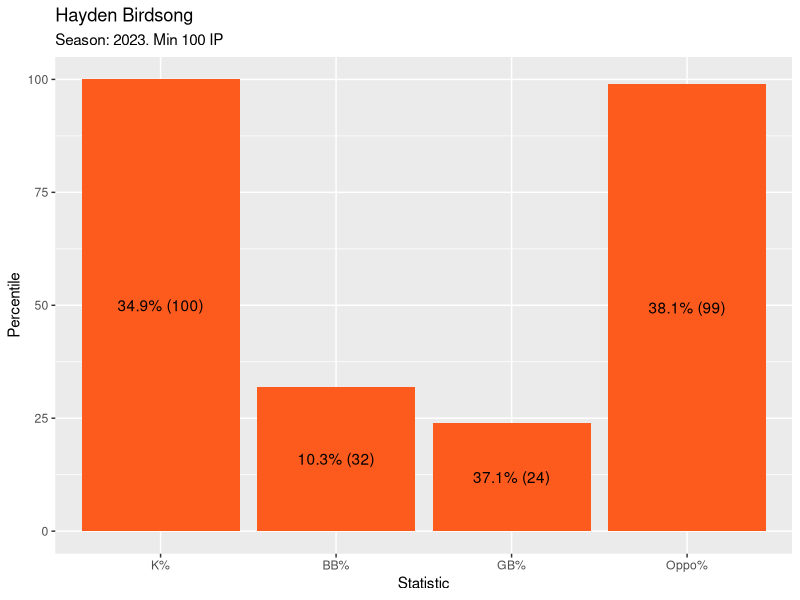
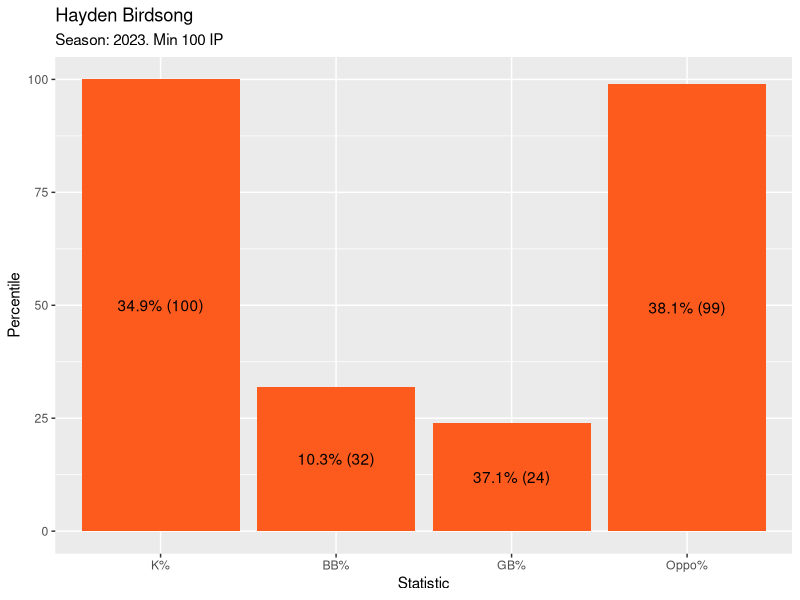

Source code (R) for these figures, in order:
library(ggplot2)

# High-A

df <- data.frame(statistic = c("K%","BB%","GB%","Oppo%"),
                 percentile = c(100,32,24,99),
                 percentile_lbl = c("34.9% (100)", "10.3% (32)", "37.1% (24)", "38.1% (99)"))

df$statistic <- factor(df$statistic, levels = unique(df$statistic))

ggplot(df, aes(x = statistic, y = percentile)) + 
  geom_bar(stat = "identity", fill = "#FD5A1E") +
  geom_text(aes(label = percentile_lbl), position = position_stack(vjust = 0.5), color = "black") +
  ggtitle("Hayden Birdsong",
          "Season: 2023. Min 100 IP") +
  xlab("Statistic") + ylab("Percentile") 

ggsave("birdsong-percentiles.png")
